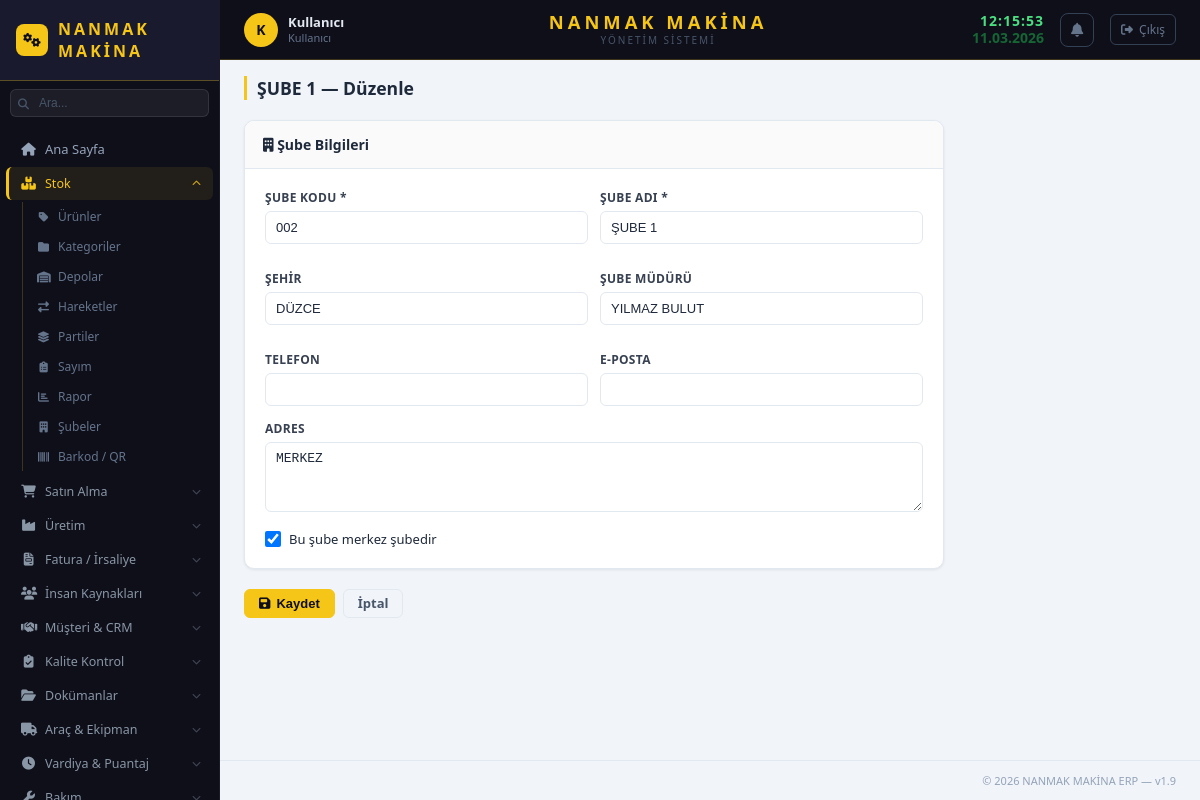
Screenshot of /stok/sube/2/duzenle (signed in) with the database file from the repository.
### app/stok/models/sistem_ayar.py (models this page shows, shortened)
class SistemAyar(db.Model):
    __tablename__ = 'sistem_ayar'
    id = db.Column(db.Integer, primary_key=True, autoincrement=True)
    anahtar = db.Column(db.String(100), unique=True, nullable=False)
    deger = db.Column(db.Text)
    aciklama = db.Column(db.String(200))
    guncelleme = db.Column(db.String(30), default=lambda: datetime.now().strftime('%d.%m.%Y %H:%M'))
    @staticmethod
    def get(anahtar, varsayilan=''):
        ayar = SistemAyar.query.filter_by(anahtar=anahtar).first()
        return ayar.deger if ayar else varsayilan

### app/stok/models/sube.py (models this page shows, shortened)
class Sube(db.Model):
    __tablename__ = 'sube'
    id = db.Column(db.Integer, primary_key=True, autoincrement=True)
    sube_kodu = db.Column(db.String(20), unique=True, nullable=False)
    sube_adi = db.Column(db.String(100), nullable=False)
    adres = db.Column(db.Text)
    sehir = db.Column(db.String(50))
    telefon = db.Column(db.String(20))
    email = db.Column(db.String(100))
    mudur = db.Column(db.String(100))
    merkez_mi = db.Column(db.Integer, default=0)  # 1 = merkez şube
    aktif = db.Column(db.Integer, default=1)
    olusturma_tarihi = db.Column(db.String(20), default=lambda: datetime.now().strftime('%d.%m.%Y'))
    depolar = db.relationship('Depo', backref='sube', lazy=True, foreign_keys='Depo.sube_id')
    personeller = db.relationship('Personel', backref='sube', lazy=True, foreign_keys='Personel.sube_id')

### app/stok/routes/sube_routes.py (the view, shortened to what this page needs)
@sube_bp.route('/sube/yeni', methods=['GET', 'POST'])
@sube_bp.route('/sube/<int:id>/duzenle', methods=['GET', 'POST'])
def sube_form(id=None):
    sube = Sube.query.get_or_404(id) if id else Sube()
    return render_template('sube/sube_form.html', sube=sube)

### app/__init__.py (called while the page is built)
def login_gerekli_mi(endpoint, path):
    for acik in ACIK_URLLAR:
        if path.startswith(acik):
            return False
    return True

### app/kullanici/models/kullanici.py (called while the page is built)
    def birincil_rol(self):
        if self.roller:
            return self.roller[0].rol
        return None

    def admin_mi(self):
        for kr in self.roller:
            if kr.rol and kr.rol.rol_adi == 'admin':
                return True
        return False

### app/stok/templates/sube/sube_form.html (shortened to what this page needs)
{% extends "base.html" %}
{% block page_title %}{% if sube.id %}{{ sube.sube_adi }} — Düzenle{% else %}Yeni Şube{% endif %}{% endblock %}
{% block content %}
<form method="POST" style="max-width:700px;">
<div class="card">
    <div class="card-header"><h3 class="card-title"><i class="fas fa-building"></i> Şube Bilgileri</h3></div>
    <div style="padding:20px;">
        <div class="grid grid-2" style="gap:12px;">
            <div class="form-group">
                <label class="form-label">Şube Kodu *</label>
                <input type="text" name="sube_kodu" class="form-input" value="{{ sube.sube_kodu or '' }}" required placeholder="MRK, IST1, IZM...">
            </div>
            <div class="form-group">
                <label class="form-label">Şube Adı *</label>
                <input type="text" name="sube_adi" class="form-input" value="{{ sube.sube_adi or '' }}" required>
            </div>
            <div class="form-group">
                <label class="form-label">Şehir</label>
                <input type="text" name="sehir" class="form-input" value="{{ sube.sehir or '' }}">
            </div>
            <div class="form-group">
                <label class="form-label">Şube Müdürü</label>
                <input type="text" name="mudur" class="form-input" value="{{ sube.mudur or '' }}">
            </div>
            <div class="form-group">
                <label class="form-label">Telefon</label>
                <input type="text" name="telefon" class="form-input" value="{{ sube.telefon or '' }}">
            </div>
            <div class="form-group">
                <label class="form-label">E-posta</label>
                <input type="email" name="email" class="form-input" value="{{ sube.email or '' }}">
            </div>
        </div>
        <div class="form-group">
            <label class="form-label">Adres</label>
            <textarea name="adres" class="form-input" rows="2">{{ sube.adres or '' }}</textarea>
        </div>
        <div style="display:flex;align-items:center;gap:8px;margin-top:4px;">
            <input type="checkbox" name="merkez_mi" id="merkez_mi" value="1" {% if sube.merkez_mi %}checked{% endif %} style="width:16px;height:16px;">
            <label for="merkez_mi" style="font-size:13px;cursor:pointer;">Bu şube merkez şubedir</label>
        </div>
    </div>
</div>
<div style="display:flex;gap:8px;margin-top:4px;">
    <button type="submit" class="btn btn-primary"><i class="fas fa-save"></i> Kaydet</button>
    <a href="{{ url_for('sube.sube_liste') }}" class="btn btn-ghost">İptal</a>
</div>
</form>
{% endblock %}

### app/stok/templates/base.html (shortened to what this page needs)
<!DOCTYPE html>
<html lang="tr">
<head>
    <link rel="stylesheet" href="{{ url_for('static', filename='css/main.css') }}">
    <link rel="stylesheet" href="https://cdnjs.cloudflare.com/ajax/libs/font-awesome/6.4.0/css/all.min.css">
</head>
<body>
<aside class="sidebar">
    <div class="sidebar-logo">
        {% if firma_logo %}
        <img src="{{ url_for('static', filename='img/' + firma_logo) }}"
             alt="{{ firma_adi }}" style="height:36px;max-width:140px;object-fit:contain;">
        {% else %}
        <span class="sidebar-logo-icon"><i class="fas fa-cogs"></i></span>
        <span class="sidebar-logo-text">{{ firma_adi }}</span>
        {% endif %}
    </div>
    <div class="sidebar-arama">
        <i class="fas fa-search sidebar-arama-ikon"></i>
        <input type="text" id="global-arama" placeholder="Ara..." autocomplete="off">
    </div>
    <nav class="sidebar-nav">
        <a href="/" class="nav-item {% if request.path == '/' %}active{% endif %}">
            <i class="fas fa-home"></i><span>Ana Sayfa</span>
        </a>
        <div class="nav-group">
            <div class="nav-group-title" id="btn-stok-menu">
                <i class="fas fa-boxes ng-icon"></i>
                <span class="ng-label">Stok</span>
                <i class="fas fa-chevron-down ng-arrow"></i>
            </div>
            <div id="stok-menu" class="nav-submenu">
                <a href="{{ url_for('stok.urun_liste') }}"><i class="fas fa-tag"></i> Ürünler</a>
                <a href="{{ url_for('kategori.kategori_liste') }}"><i class="fas fa-folder"></i> Kategoriler</a>
                <a href="{{ url_for('depo.depo_liste') }}"><i class="fas fa-warehouse"></i> Depolar</a>
                <a href="{{ url_for('hareket.hareket_liste') }}"><i class="fas fa-exchange-alt"></i> Hareketler</a>
                <a href="{{ url_for('parti.parti_liste') }}"><i class="fas fa-layer-group"></i> Partiler</a>
                <a href="{{ url_for('sayim.sayim_liste') }}"><i class="fas fa-clipboard-list"></i> Sayım</a>
                <a href="{{ url_for('rapor.mevcut_stok_raporu') }}"><i class="fas fa-chart-bar"></i> Rapor</a>
                <a href="{{ url_for('sube.sube_liste') }}"><i class="fas fa-building"></i> Şubeler</a>
                <a href="{{ url_for('barkod.barkod_panel') }}"><i class="fas fa-barcode"></i> Barkod / QR</a>
            </div>
        </div>
        <div class="nav-group">
            <div class="nav-group-title" id="btn-satin-menu">
                <i class="fas fa-shopping-cart ng-icon"></i>
                <span class="ng-label">Satın Alma</span>
                <i class="fas fa-chevron-down ng-arrow"></i>
            </div>
        </div>
        <div class="nav-group">
            <div class="nav-group-title" id="btn-uretim-menu">
                <i class="fas fa-industry ng-icon"></i>
                <span class="ng-label">Üretim</span>
                <i class="fas fa-chevron-down ng-arrow"></i>
            </div>
        </div>
        <div class="nav-group">
            <div class="nav-group-title" id="btn-fatura-menu">
                <i class="fas fa-file-invoice ng-icon"></i>
                <span class="ng-label">Fatura / İrsaliye</span>
                <i class="fas fa-chevron-down ng-arrow"></i>
            </div>
        </div>
        {% if session.get('admin') or yetki.get('ik') %}
        <div class="nav-group">
            <div class="nav-group-title" id="btn-ik-menu">
                <i class="fas fa-users ng-icon"></i>
                <span class="ng-label">İnsan Kaynakları</span>
                <i class="fas fa-chevron-down ng-arrow"></i>
            </div>
        </div>
        {% endif %}
        {% if aktif_moduller.get('crm') %}
        <div class="nav-group">
            <div class="nav-group-title" id="btn-crm-menu">
                <i class="fas fa-handshake ng-icon"></i>
                <span class="ng-label">Müşteri & CRM</span>
                <i class="fas fa-chevron-down ng-arrow"></i>
            </div>
        </div>
        {% endif %}
        {% if aktif_moduller.get('kalite') %}
        <div class="nav-group">
            <div class="nav-group-title" id="btn-kalite-menu">
                <i class="fas fa-clipboard-check ng-icon"></i>
                <span class="ng-label">Kalite Kontrol</span>
                <i class="fas fa-chevron-down ng-arrow"></i>
            </div>
        </div>
        {% endif %}
        {% if aktif_moduller.get('dokuman') %}
        <div class="nav-group">
            <div class="nav-group-title" id="btn-dokuman-menu">
                <i class="fas fa-folder-open ng-icon"></i>
                <span class="ng-label">Dokümanlar</span>
                <i class="fas fa-chevron-down ng-arrow"></i>
            </div>
        </div>
        {% endif %}
        {% if aktif_moduller.get('arac') %}
        <div class="nav-group">
            <div class="nav-group-title" id="btn-arac-menu">
                <i class="fas fa-truck ng-icon"></i>
                <span class="ng-label">Araç & Ekipman</span>
                <i class="fas fa-chevron-down ng-arrow"></i>
            </div>
        </div>
        {% endif %}
        {% if aktif_moduller.get('vardiya') %}
        <div class="nav-group">
            <div class="nav-group-title" id="btn-vardiya-menu">
                <i class="fas fa-clock ng-icon"></i>
                <span class="ng-label">Vardiya & Puantaj</span>
                <i class="fas fa-chevron-down ng-arrow"></i>
            </div>
        </div>
        {% endif %}
        {% if aktif_moduller.get('bakim') %}
        <div class="nav-group">
            <div class="nav-group-title" id="btn-bakim-menu">
                <i class="fas fa-wrench ng-icon"></i>
                <span class="ng-label">Bakım</span>
                <i class="fas fa-chevron-down ng-arrow"></i>
            </div>
        </div>
        {% endif %}
    </nav>
</aside>
<div class="main-wrapper">
    <header class="top-header">
        <div class="header-left">
            <a href="{{ url_for('kullanici.profil') }}" class="header-user" title="Profilim" style="text-decoration:none;">
                <div class="header-user-avatar">{{ session.get('tam_ad', 'K')[:1] | upper }}</div>
                <div class="header-user-info">
                    <span class="header-user-name">{{ session.get('tam_ad', 'Kullanıcı') }}</span>
                    <span class="header-user-role">{% if session.get('admin') %}Admin{% else %}Kullanıcı{% endif %}</span>
                </div>
            </a>
        </div>
        <div class="header-center">
            <div class="header-firma">{{ firma_adi }}</div>
            <div class="header-firma-alt">{{ firma_alt_baslik }}</div>
        </div>
        <div class="header-right">
            <div class="header-datetime">
                <span class="header-saat" id="header-saat">--:--:--</span>
                <span class="header-tarih" id="header-tarih">--.--.----</span>
            </div>
            <div class="bildirim-wrapper" id="bildirim-wrapper">
                <button class="bildirim-btn" onclick="toggleBildirimler()" title="Bildirimler">
                    <i class="fas fa-bell"></i>
                </button>
            </div>
            <a href="{{ url_for('kullanici.cikis') }}" class="header-cikis" title="Çıkış Yap">
                <i class="fas fa-sign-out-alt"></i>
                <span>Çıkış</span>
            </a>
        </div>
    </header>
    <div class="page-header">
        <h2 class="page-title">{% block page_title %}{% endblock %}</h2>
    </div>
    <main class="main-content">
        {% block content %}{% endblock %}
    </main>
    <footer class="footer">
        <span>© 2026 {{ firma_adi }} ERP — v1.9</span>
    </footer>
</div>
</body>
</html>

### app/stok/templates/base.html (style rules this page uses)
.bildirim-wrapper { position: relative; }
.bildirim-btn { background: none; border: 1px solid #334155; color: #64748b; width: 34px; height: 34px; border-radius: 8px; cursor: pointer; display: flex; align-items: center; justify-content: center; font-size: 14px; transition: all 0.15s; position: relative; }
.sidebar-arama { padding: 8px 10px; position: relative; }
.sidebar-arama input { width: 100%; background: rgba(255,255,255,0.06); border: 1px solid rgba(255,255,255,0.1); border-radius: 6px; padding: 6px 8px 6px 28px; color: #94a3b8; font-size: 12px; outline: none; transition: all 0.15s; }
.sidebar-arama input::placeholder { color: #475569; }
.sidebar-arama-ikon { position: absolute; left: 18px; top: 50%; transform: translateY(-50%); color: #475569; font-size: 11px; pointer-events: none; }

### rows the page displays
SistemAyar: deger "NANMAK MAKİNA"
SistemAyar: deger "YÖNETIM SISTEMI"
Sube: sube_adi "ŞUBE 1", sube_kodu "002", sehir "DÜZCE", mudur "YILMAZ BULUT", adres "MERKEZ", merkez_mi "☑"

### other values shown
{{ session.get('tam_ad', 'K')[:1] | upper }} "K"
{{ session.get('tam_ad', 'Kullanıcı') }} "Kullanıcı"
